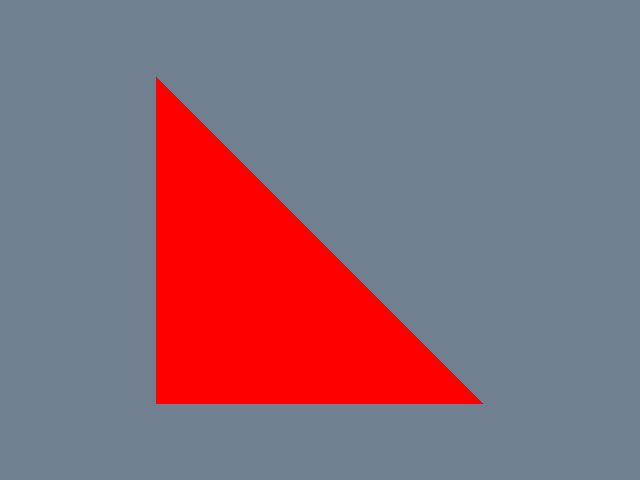

Recreate this plot in Python.
#!/usr/bin/env python

# Build a triangle with a single solid cell colour, write it to a .vtp file, and render it.

# Factory overrides: importing these modules registers the OpenGL rendering
# and interaction style implementations for vtkRenderingCore factory classes.
import vtkmodules.vtkInteractionStyle  # noqa: F401
import vtkmodules.vtkRenderingOpenGL2  # noqa: F401
# VTK pipeline classes used in this example
from vtkmodules.vtkCommonCore import (
    vtkPoints,
    vtkUnsignedCharArray,
)
from vtkmodules.vtkCommonDataModel import (
    vtkCellArray,
    vtkPolyData,
    vtkTriangle,
)
from vtkmodules.vtkIOXML import vtkXMLPolyDataWriter
from vtkmodules.vtkRenderingCore import (
    vtkActor,
    vtkPolyDataMapper,
    vtkRenderWindow,
    vtkRenderWindowInteractor,
    vtkRenderer,
)

# Colors (normalized RGB)
slate_gray_rgb = (0.439, 0.502, 0.565)

# Source: three vertices of a triangle
points = vtkPoints()
points.InsertNextPoint(1.0, 0.0, 0.0)
points.InsertNextPoint(0.0, 0.0, 0.0)
points.InsertNextPoint(0.0, 1.0, 0.0)

triangles = vtkCellArray()
triangle = vtkTriangle()
triangle.GetPointIds().SetId(0, 0)
triangle.GetPointIds().SetId(1, 1)
triangle.GetPointIds().SetId(2, 2)
triangles.InsertNextCell(triangle)

# Per-cell colour (unsigned char RGB) — one colour for the whole triangle
colors = vtkUnsignedCharArray()
colors.SetNumberOfComponents(3)
colors.SetName("Colors")
colors.InsertNextTuple3(255, 0, 0)

polydata = vtkPolyData()
polydata.SetPoints(points)
polydata.SetPolys(triangles)
polydata.GetCellData().SetScalars(colors)

# Writer: save to VTP
writer = vtkXMLPolyDataWriter()
writer.SetFileName("SolidColoredTriangle.vtp")
writer.SetInputData(polydata)
writer.Write()

# Mapper: map triangle to graphics primitives
mapper = vtkPolyDataMapper()
mapper.SetInputData(polydata)

# Actor: assign the mapped geometry
actor = vtkActor()
actor.SetMapper(mapper)

# Renderer: assemble the scene
renderer = vtkRenderer()
renderer.AddActor(actor)
renderer.SetBackground(slate_gray_rgb)

# Window: display the rendered scene
render_window = vtkRenderWindow()
render_window.AddRenderer(renderer)
render_window.SetWindowName("solid colored triangle")
render_window.SetMultiSamples(0)
render_window.SetSize(640, 480)

# Interactor: handle mouse and keyboard events
render_window_interactor = vtkRenderWindowInteractor()
render_window_interactor.SetRenderWindow(render_window)

# Launch the interactive visualization
render_window.Render()
render_window_interactor.Start()
